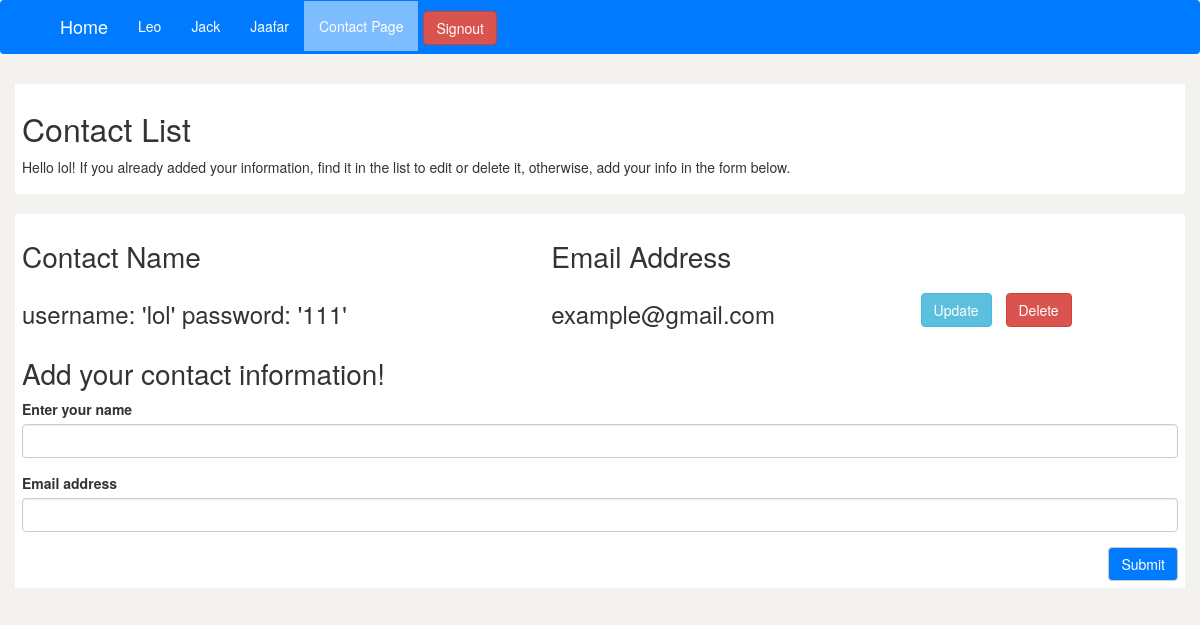
The app's page /contact (signed in), older data.
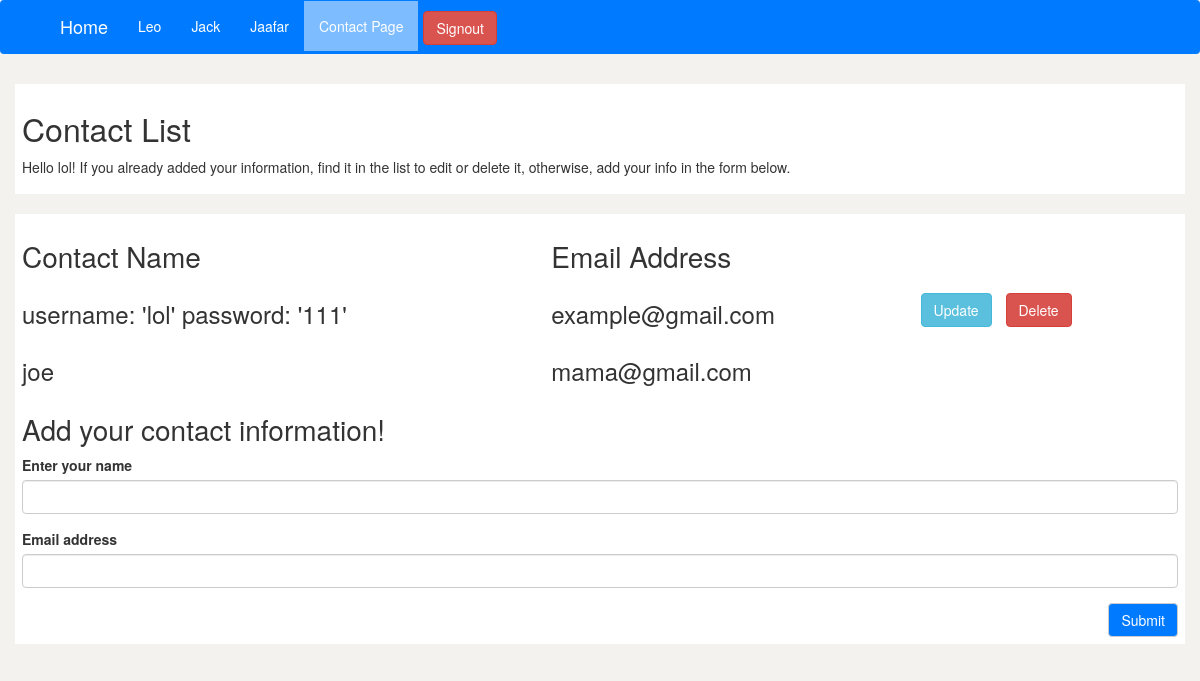
The same page, newer data.
### app.py (models this page shows)
class Contact(db.Model):
	id = db.Column(db.Integer, primary_key=True)
	name = db.Column(db.String(200), nullable=False, unique=False)
	email = db.Column(db.String(200), nullable=False, unique=True)
	username = db.Column(db.String(200), nullable=False, unique=False)

### app.py (the view, shortened to what this page needs)
@app.route('/contact', methods=['GET', 'POST'])
def contact():
	contact = Contact.query.all()
	form = ContactForm()
	contacts = Contact().query.all()
	error = None
	return render_template('contact.html', form = form, contacts = contacts, authenticated=session['authenticated'], username=session['username'])

### app.py
class ContactForm(FlaskForm):
	name = StringField('Enter your name', validators=[DataRequired()])
	email = EmailField('Email address', [DataRequired(), Email()])
	submit = SubmitField('Submit')

### templates/contact.html (shortened to what this page needs)
{% extends "base.html" %}
{% set active_page = "contact" %}
{% import "bootstrap/wtf.html" as wtf %}
{% block content %}
<body>
<div class="bg-light">
	<main class="container">
		<div class="row display-flex">
			<div class ="bg-layout col-lg-12 col-md-12 col-xs-12">
					<h1> Contact List </h1>
					{% if authenticated %}
						<p>Hello {{username}}! If you already added your information, find it in the list to edit or delete it, otherwise, add your info in the form below.</p>
					{% else %}
						<p><a href ="{{url_for('create')}}">Sign up</a> to add your contact information to our list, or <a href ="{{url_for('signin')}}">sign in</a> to edit or delete your already created information.</p>
					{% endif %}
			</div>
			<div class ="bg-layout col-lg-12 col-md-12 col-xs-12 ">
				<table>
					<tr>
						<th><h2>Contact Name</h2></th>
						<th><h2>Email Address</h2></th>
						<th></th>
					</tr>
					{% for contact in contacts %}
					{% set update_url= url_for('edit_page', contactId=contact.id)%}
					{% set delete_url= url_for('delete', contactId=contact.id)%}
					<tr>
						<td><h3>{{contact.name}}</h3></td>
						<td><h3>{{contact.email}}</h3></td>
						{% if authenticated %}
							{% if username == contact.username %}
								<td><a href="{{update_url}}"><button id="update" class="btn btn-info" >Update </button> </a> <a href='{{delete_url}}'> <button id="delete" class="btn btn-danger"> Delete </button></a></td>
							{% endif %}
						{% endif %}
					</tr>
					{% endfor %}
				</table>
				{% if authenticated %}
					<h2>Add your contact information!</h2>
					{{ wtf.quick_form(form) }}
				{% endif %}
			</div>
		</div>
	</main>
</div>
</body>
{% endblock %}

### templates/base.html (shortened to what this page needs)
{% extends "bootstrap/base.html" %}
{% block head %}
{{ super() }}
{{ super() }}
    <link rel="stylesheet" type="text/css" href="{{ url_for('static',filename='styles.css') }}">
{% endblock %}
{% block navbar %}
{% if authenticated %}
    {% set navigation_bar = [
    	('/', 'index', 'Home'),
        ('/leo', 'leo', 'Leo'),
        ('/jack', 'jack', 'Jack'),
        ('/jaafar', 'jaafar', 'Jaafar'),
        ('/contact', 'contact', 'Contact Page'),
    ] -%}
{% else %}
    {% set navigation_bar = [
        ('/', 'index', 'Home'),
        ('/leo', 'leo', 'Leo'),
        ('/jack', 'jack', 'Jack'),
        ('/jaafar', 'jaafar', 'Jaafar'),
        ('/contact', 'contact', 'Contact Page'),
    ] -%}
{% endif %}
{% set active_page = active_page|default('index') -%}
<nav class="navbar navbar-expand-lg">
    <div class="container">
        <div class="navbar-collapse collapse" >
            <ul id="navigation" class=" nav navbar-nav">
                {% for href, id, caption in navigation_bar %}
				  <li {% if id == active_page %} class="active"{% endif
				  %}><a href="{{ url_for(id) }}">{{ caption|e }}</a></li>
				{% endfor %}
			    {% if authenticated %}
			     	<li class="nav-b"> <button type="button" class="btn btn-danger navbar-btn"><a href="{{url_for('signout')}}">  Signout  </a> </button> </li>
				{% else %}
					<li class="nav-b"> <button type="button" class="btn btn-info navbar-btn"> <a href="{{url_for('create')}}">  Create  </a> </button> </li>
					<li class="nav-b"> <button type="button" class="btn btn-dark navbar-btn"><a href="{{url_for('signin')}}">  Signin  </a> </button> </li>
				{% endif %}
            </ul>
        </div>
    </div>
</nav>
{% endblock %}

### static/styles.css (style rules this page uses)
.navbar, .navbar-expand-lg { background-color: #007bff; color: white; line-height: 50px; background-image: none !important; }
.nav.navbar-nav li a, .navbar-brand { color: white ; }
.nav.navbar-nav li:nth-of-type(1) a { color: white !important; font-size: 18px; }
body { background-color: #f3f2ef; }
.bg-layout { background-color: white; padding: 7px; }
h1 { font-size: 32px; }
h2 { font-size: 28px; }
h3 { font-size: 24px; }
.row.display-flex { display: flex; flex-wrap: wrap; }
.row.display-flex > [class*='col-'] { display: flex; flex-direction: column; }
[class*="col-"] { margin-bottom: 10px; margin-top: 10px; }
.active { background-color: #7dbcff; }
#submit { background-color: #007bff !important; color: white; float: right; }
#delete a:hover , #update a:hover, { text-decoration: none; }
#delete, #update { margin: 5px; }
.nav-b button { margin-left: 5px; margin-right: 5px; }

Row changes from the older to the newer data that the page shows:
added Contact: name "joe", email "mama@gmail.com"
